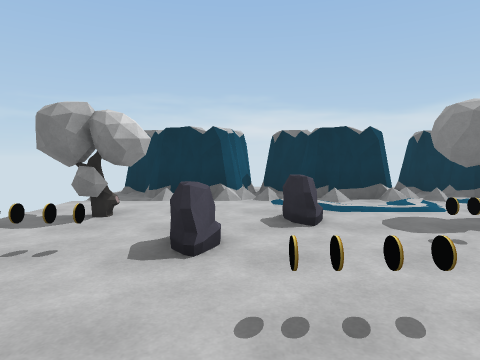
[1] (above)

12 first-person views from a walk through a 3-D level made in the Unity game engine. The camera is 1.5 m above the floor, tilts 4° down and sees 75° across. The floor is counted in squares, 1.26 m on a side. Each view is taken from the middle of a square. On the plan, view 1 faces up. The plan holds only what a view shows up to about 13 squares ahead; the rest is blank. The place goes on beyond the plan. The player character is not drawn.

[2]
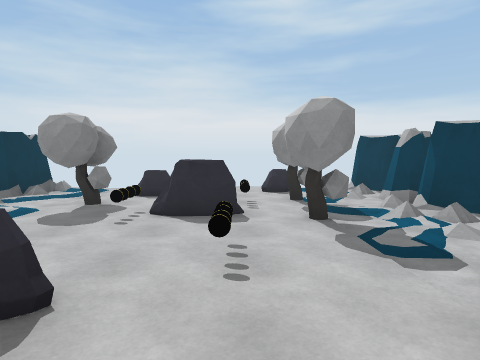

[3]
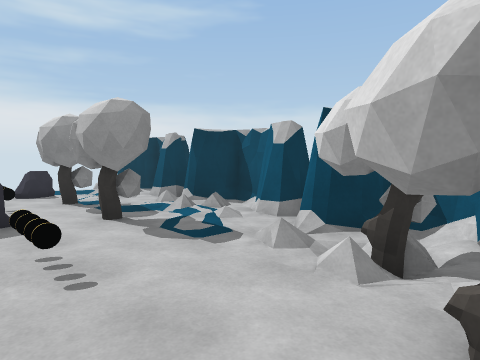

[4]
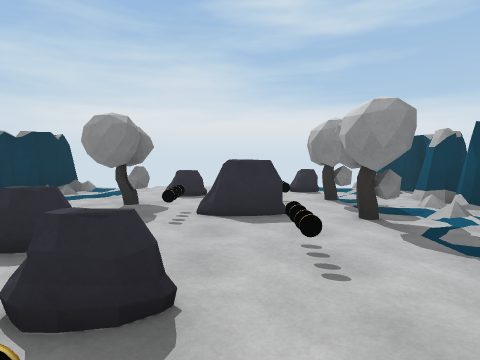

[5]
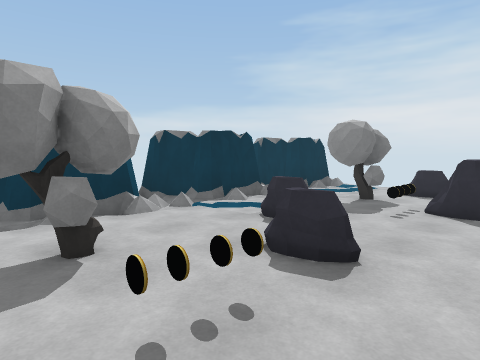

[6]
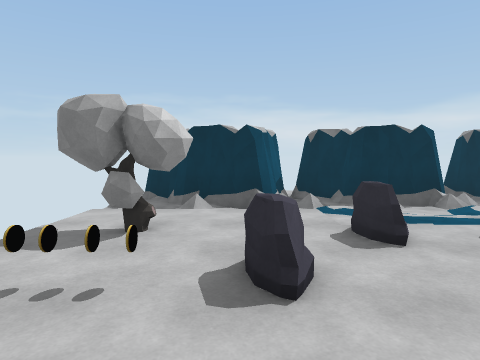

[7]
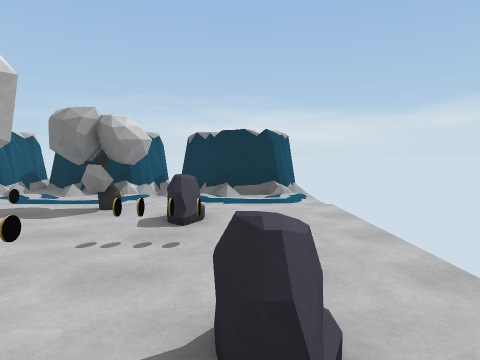

[8]
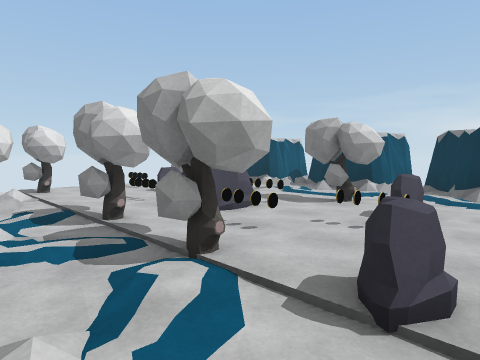

[9]
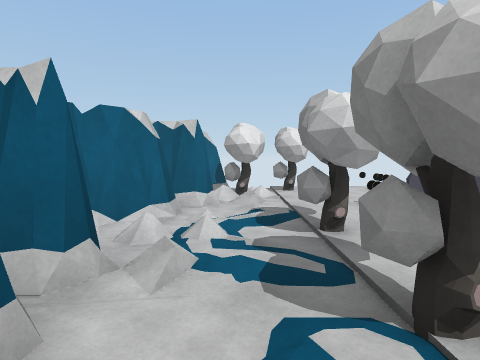

[10]
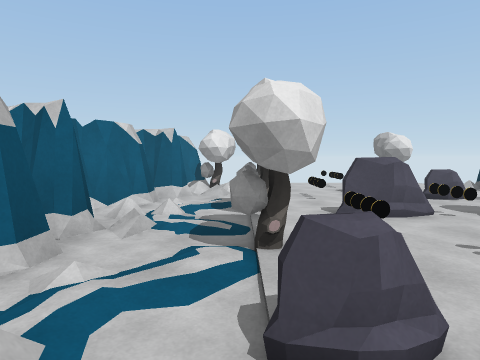

[11]
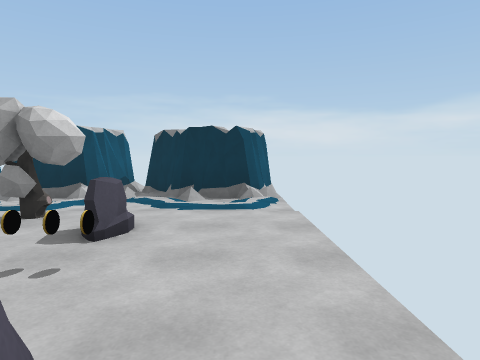

[12]
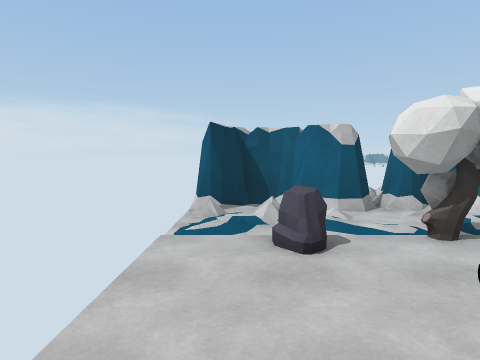

### Floor plan
Key: @ floor where view 1 was taken; # wall or solid block; . main floor; : floor 0.25 m higher than the main floor; / step, stairs or slope; = window, fence, low wall or low ledge; T tree; R rock; C coin; O other object.
Columns run from 4 left of view 1 to 10 right of it. Each row starts with its distance up from view 1.
 11     ###
 10 #####=########
  9  /##=:.##...###
  8 ...............
  7 T..............
  6 TTT..R..TTT....
  5 ...........R...
  4 OOCR...OC..R...
  3 ........R.OO...
  2 ....CC..ROO....
  1 TTT...TTTTT.R..
  0 .T..@..T..TTR..
 -1   TT#......./..
 -2 #####.////.////
 -3    #########=##
 -4            ###

Positions as (right, up) in squares from view 1, and headings:
1: (0, 0), facing up
2: (-3, 2), facing right
3: (-3, 3), facing down-right
4: (-3, 3), facing right
5: (-4, 2), facing up-right
6: (-1, 1), facing up
7: (8, -1), facing up
8: (9, -2), facing up-left
9: (8, -1), facing left
10: (10, 0), facing left
11: (9, 0), facing up
12: (9, 5), facing down
